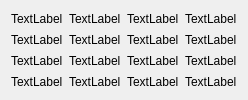
            <widget class="QWidget" name="screen16x">
             <layout class="QGridLayout" name="gridLayout_5">
              <item row="3" column="1">
               <widget class="QLabel" name="chscreen_3_31">
                <property name="text">
                 <string>TextLabel</string>
                </property>
               </widget>
              </item>
              <item row="0" column="3">
               <widget class="QLabel" name="chscreen_3_03">
                <property name="text">
                 <string>TextLabel</string>
                </property>
               </widget>
              </item>
              <item row="2" column="1">
               <widget class="QLabel" name="chscreen_3_21">
                <property name="text">
                 <string>TextLabel</string>
                </property>
               </widget>
              </item>
              <item row="0" column="0">
               <widget class="QLabel" name="chscreen_3_00">
                <property name="text">
                 <string>TextLabel</string>
                </property>
               </widget>
              </item>
              <item row="1" column="3">
               <widget class="QLabel" name="chscreen_3_13">
                <property name="text">
                 <string>TextLabel</string>
                </property>
               </widget>
              </item>
              <item row="1" column="2">
               <widget class="QLabel" name="chscreen_3_12">
                <property name="text">
                 <string>TextLabel</string>
                </property>
               </widget>
              </item>
              <item row="1" column="0">
               <widget class="QLabel" name="chscreen_3_10">
                <property name="text">
                 <string>TextLabel</string>
                </property>
               </widget>
              </item>
              <item row="0" column="1">
               <widget class="QLabel" name="chscreen_3_01">
                <property name="text">
                 <string>TextLabel</string>
                </property>
               </widget>
              </item>
              <item row="1" column="1">
               <widget class="QLabel" name="chscreen_3_11">
                <property name="text">
                 <string>TextLabel</string>
                </property>
               </widget>
              </item>
              <item row="0" column="2">
               <widget class="QLabel" name="chscreen_3_02">
                <property name="text">
                 <string>TextLabel</string>
                </property>
               </widget>
              </item>
              <item row="2" column="0">
               <widget class="QLabel" name="chscreen_3_20">
                <property name="text">
                 <string>TextLabel</string>
                </property>
               </widget>
              </item>
              <item row="3" column="0">
               <widget class="QLabel" name="chscreen_3_30">
                <property name="text">
                 <string>TextLabel</string>
                </property>
               </widget>
              </item>
              <item row="2" column="2">
               <widget class="QLabel" name="chscreen_3_22">
                <property name="text">
                 <string>TextLabel</string>
                </property>
               </widget>
              </item>
              <item row="2" column="3">
               <widget class="QLabel" name="chscreen_3_23">
                <property name="text">
                 <string>TextLabel</string>
                </property>
               </widget>
              </item>
              <item row="3" column="2">
               <widget class="QLabel" name="chscreen_3_32">
                <property name="text">
                 <string>TextLabel</string>
                </property>
               </widget>
              </item>
              <item row="3" column="3">
               <widget class="QLabel" name="chscreen_3_33">
                <property name="text">
                 <string>TextLabel</string>
                </property>
               </widget>
              </item>
             </layout>
            </widget>
